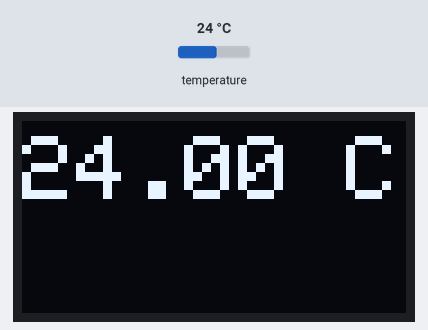
A sketch run on a simulated ESP8266 (NodeMCU). Parts: 128×64 one-colour display. Inputs (shaded band) come from the test bench; at power-on: temperature 24 °C. WiFi joins after 1.5 s; servers stay silent unless stated; uploads are accepted with an empty reply; what the sketch prints to the serial monitor is not drawn.

Above: at 3.1 s.
3.2 s: temperature set to 12 °C
At 10.2 s:
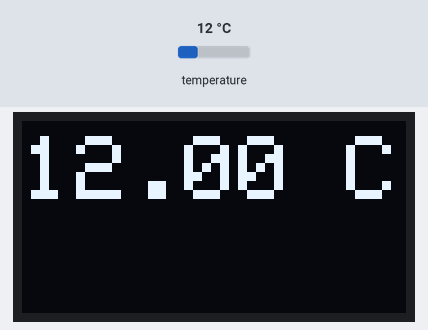
11.2 s: temperature set to 19 °C
At 18.6 s:
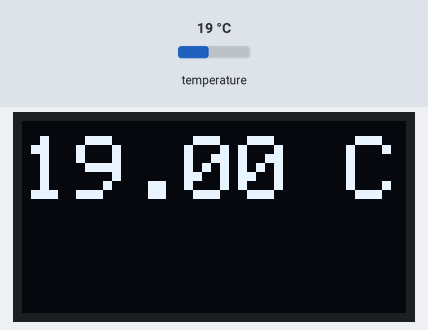
19.2 s: temperature set to 28 °C
At 26.1 s:
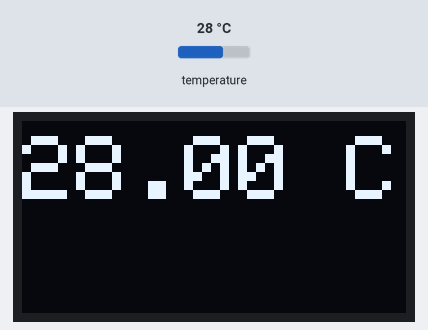
Timing chart, 0 to 27.6 s (numbered marks = the images above; inputs shaded):
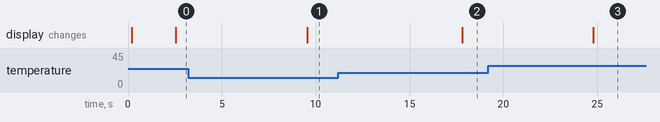

The sketch:

StazioneMeteo1TX.ino
```cpp
/*
 *  CLIENTnt 234  Connects to the home WiFi network
 *  Asks some network parameters
 *  Sends and receives message from the server in every 2 seconds
 *  Communicates: wifi_server_01.ino
 *
 *  SERVER: 192.168.178.224
 *  CLIENT TX 1: 192.168.178.234
 *  CLIENT TX 3: 192.168.178.236
 *
 */
#include <SPI.h>

#include <ESP8266HTTPClient.h>
#include <ESP8266WiFi.h>

#include <OneWire.h>
#include <DallasTemperature.h>

#include <Adafruit_GFX.h>
#include <Adafruit_SSD1306.h>

#define OLED_RESET LED_BUILTIN //4
Adafruit_SSD1306 display(OLED_RESET);

// Data wire is plugged into port 2 on the Arduino
#define ONE_WIRE_BUS 2

// Setup a oneWire instance to communicate with any OneWire devices (not just Maxim/Dallas temperature ICs)
OneWire oneWire(ONE_WIRE_BUS);

// Pass our oneWire reference to Dallas Temperature.
DallasTemperature sensors(&oneWire);

#define SERIAL_DEBUG // Uncomment this to dissable serial debugging

byte ledPin = 2;
char ssid[] = "ASUS";       // SSID of your home WiFi
char pass[] = "EABE577DA8"; // password of your home WiFi

unsigned long askTimer = 0;

IPAddress server(192, 168, 178, 224); // the fix IP address of the server
WiFiClient client;

const char *host = "192.168.178.185";
const char *hostUrl = "//sd/irrighino/php/log-temp.php";

float temperature;
const char *meteoStation = "1"; // Identificativo della stazione meteo

// 3600000 millisecondi in un'ora
// 5000 millisecondi tra una lettura e l'altra
// / (3600000 / 5000) = 720
int timerMax = 360; //720
int timerCount = timerMax;

bool connectedToWiFI = false;

void setup()
{

#ifdef SERIAL_DEBUG
  Serial.begin(115200);
  delay(200);
  Serial.println();
#endif

  // per default by default viene impostata una tensione ionterna di 3.3V
  display.begin(SSD1306_SWITCHCAPVCC);

  // cancelliamo lo schermo
  display.clearDisplay();

  // impostiamo il colore a bianco (in questo tipo di dsiplay possimo impostare solo bianco e nero)
  display.setTextColor(WHITE);

  // fissiamo la dimensione del testo
  display.setTextSize(3);

  // Start up the library
  sensors.begin();

  delay(10); // short delay

  WiFi.begin(ssid, pass); // connects to the WiFi router
  while (WiFi.status() != WL_CONNECTED)
  {
    Serial.print(".");
    delay(500);
  }
  /*  Serial.println("Connected to wifi");
  Serial.print("Status: "); Serial.println(WiFi.status());    // Network parameters
  Serial.print("IP: ");     Serial.println(WiFi.localIP());
  Serial.print("Subnet: "); Serial.println(WiFi.subnetMask());
  Serial.print("Gateway: "); Serial.println(WiFi.gatewayIP());
  Serial.print("SSID: "); Serial.println(WiFi.SSID());
  Serial.print("Signal: "); Serial.println(WiFi.RSSI());*/
  pinMode(ledPin, OUTPUT);
}

void loop()
{

  // call sensors.requestTemperatures() to issue a global temperature
  // request to all devices on the bus
  Serial.print("Requesting temperatures...");
  sensors.requestTemperatures(); // Send the command to get temperatures
  Serial.println("DONE");
  // After we got the temperatures, we can print them here.
  // We use the function ByIndex, and as an example get the temperature from the first sensor only.
  Serial.print("Temperature for the device 1 (index 0) is: ");
  temperature = sensors.getTempCByIndex(0);

  Serial.println(temperature);

  display.setCursor(0, 5);
  //display.print("T: ");
  display.print(temperature);
  display.print(" C");
  display.display();
  display.clearDisplay();

  //Invio della temperatura al server (RX2)
  client.connect(server, 80); // Connection to the server
  digitalWrite(ledPin, LOW);  // to show the communication only (inverted logic)
  Serial.println(".");
  client.println(temperature);                  // sends the message to the server
  String answer = client.readStringUntil('\r'); // receives the answer from the sever
  Serial.println("from server: " + answer);
  client.flush();
  digitalWrite(ledPin, HIGH);

  Serial.println("temperatura inviata: ");
  Serial.println((temperature));
  if (timerCount > timerMax)
  {
    // Invio i dati della temperatura al server Arduino Yun
    postData();

    timerCount = 0;
  }

  timerCount = timerCount + 1;
  Serial.println("timerCount: ");
  Serial.println(timerCount);

  delay(5000); // client will trigger the communication after 5 seconds
}

bool postData()
{
/*
Invio i dati della temperatura al server Arduino Yun (per salvarli nel database SqlLite)
*/
  WiFiClient client;
  if (client.connect(host, 80))
  {
    Serial.println("connection OK");

    // We now create a URI for the request
    String url = hostUrl;

    url += "?temp=" + String(temperature, 2) + "&v=" + meteoStation;

    Serial.print("Requesting URL: ");
    Serial.println(url);

    // This will send the request to the server
    client.print(String("GET ") + url + " HTTP/1.1\r\n" +
                 "Host: " + host + "\r\n" +
                 "Connection: close\r\n\r\n");
    unsigned long timeout = millis();
    while (client.available() == 0)
    {
      if (millis() - timeout > 5000)
      {
        Serial.println(">>> Client Timeout !");
        client.stop();
        return true;
      }
    }

    // Read all the lines of the reply from server and print them to Serial
    while (client.available())
    {
      String line = client.readStringUntil('\r');
      Serial.print(line);
    }

    Serial.println();
    Serial.println("closing connection");
  }

  else
  {
    Serial.println("connection failed");
    return false;
  }
}
```

Measured:
- after the input at 3.2 s, the display: changes after 6.3 s (image 1)
- after the input at 11.2 s, the display: changes after 6.6 s (image 2)
- after the input at 19.2 s, the display: changes after 5.6 s (image 3)
